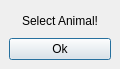
<ui version="4.0" >
 <class>Dialog</class>
 <widget class="QDialog" name="Dialog" >
  <property name="geometry" >
   <rect>
    <x>0</x>
    <y>0</y>
    <width>120</width>
    <height>69</height>
   </rect>
  </property>
  <property name="windowTitle" >
   <string/>
  </property>
  <property name="windowIcon" >
   <iconset resource="../resources/resources.qrc" >:/exceptions.png</iconset>
  </property>
  <property name="autoFillBackground" >
   <bool>true</bool>
  </property>
  <layout class="QGridLayout" >
   <property name="margin" >
    <number>9</number>
   </property>
   <property name="spacing" >
    <number>6</number>
   </property>
   <item row="1" column="0" >
    <widget class="QPushButton" name="pushButton" >
     <property name="sizePolicy" >
      <sizepolicy>
       <hsizetype>5</hsizetype>
       <vsizetype>0</vsizetype>
       <horstretch>0</horstretch>
       <verstretch>0</verstretch>
      </sizepolicy>
     </property>
     <property name="text" >
      <string>Ok</string>
     </property>
    </widget>
   </item>
   <item row="0" column="0" >
    <widget class="QLabel" name="label" >
     <property name="text" >
      <string>Select Animal!</string>
     </property>
     <property name="alignment" >
      <set>Qt::AlignCenter</set>
     </property>
    </widget>
   </item>
  </layout>
 </widget>
 <resources>
  <include location="../resources/resources.qrc" />
 </resources>
 <connections>
  <connection>
   <sender>pushButton</sender>
   <signal>clicked()</signal>
   <receiver>Dialog</receiver>
   <slot>close()</slot>
   <hints>
    <hint type="sourcelabel" >
     <x>162</x>
     <y>87</y>
    </hint>
    <hint type="destinationlabel" >
     <x>266</x>
     <y>79</y>
    </hint>
   </hints>
  </connection>
 </connections>
</ui>
